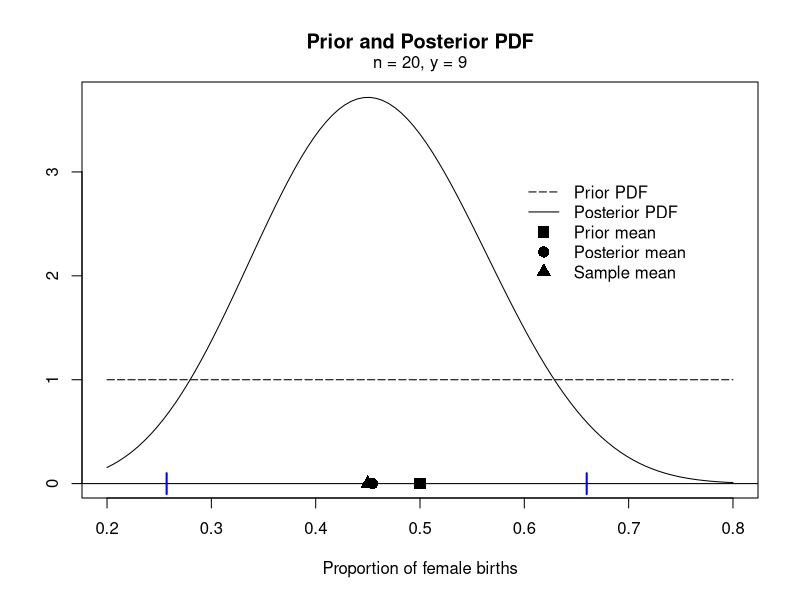
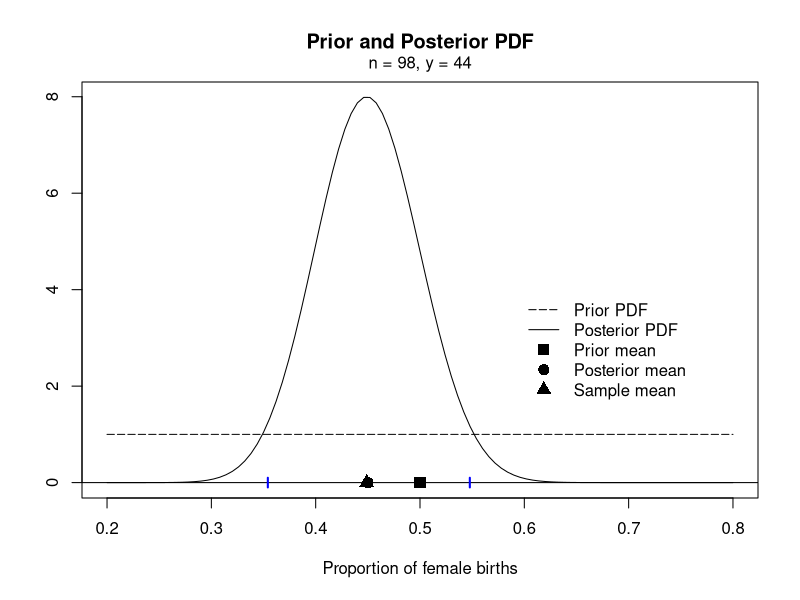
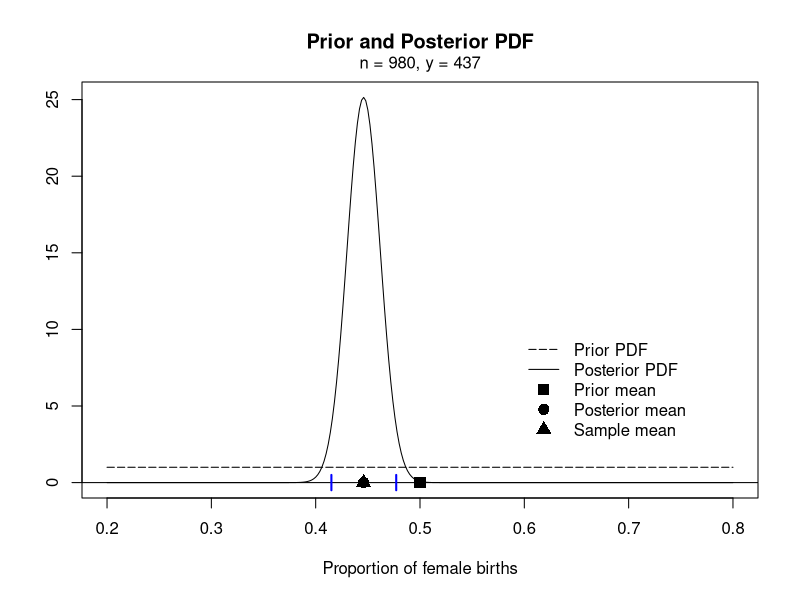

The R script that drew these images, in order:
######
###### Prior-to-posterior for a Binomial model:
######  effects of sample size
######

#### Scenario 1: n = 20, y = 9
n <- 20
y <- 9
curve(dbeta(x, y + 1, n - y + 1), 0.2, 0.8, xlab = "Proportion of female births", ylab = "",
      main = "Prior and Posterior PDF"); abline(h = 0)
curve(dbeta(x, 1, 1), add = TRUE, lty = "longdash")
title(substitute(paste("n = ", n, ", y = ", y, sep = ""), list(n = n, y = y)), line = 0.9, cex.main = 1)
points(x = c(0.5, (y + 1) / (n + 2), y/n), y = rep(0, 3), pch = c(15, 16, 17), cex = 1.5)
legend(0.6, 3, legend = c("Prior PDF", "Posterior PDF", "Prior mean", "Posterior mean", "Sample mean"),
       lty = c("longdash", "solid", NA, NA, NA), pch = c(NA, NA, 15, 16, 17), pt.cex = 1.5, bty = "n")

### 95% Credible Interval
(CI <- qbeta(c(0.025, 0.975), y + 1, n - y + 1))
segments(CI, -0.1, CI, 0.1, lwd = 2, col = "blue")

### Probability of the proportion of female births being less than 0.485
pbeta(0.485, y + 1, n - y + 1)

#### Scenario 2: n = 98, y = 44
n <- 98
y <- 44
curve(dbeta(x, y + 1, n - y + 1), 0.2, 0.8, xlab = "Proportion of female births", ylab = "",
      main = "Prior and Posterior PDF"); abline(h = 0)
curve(dbeta(x, 1, 1), add = TRUE, lty = "longdash")
title(substitute(paste("n = ", n, ", y = ", y, sep = ""), list(n = n, y = y)), line = 0.9, cex.main = 1)
points(x = c(0.5, (y + 1) / (n + 2), y/n), y = rep(0, 3), pch = c(15, 16, 17), cex = 1.5)
legend(0.6, 4, legend = c("Prior PDF", "Posterior PDF", "Prior mean", "Posterior mean", "Sample mean"),
       lty = c("longdash", "solid", NA, NA, NA), pch = c(NA, NA, 15, 16, 17), pt.cex = 1.5, bty = "n")

### 95% Credible Interval
(CI <- qbeta(c(0.025, 0.975), y + 1, n - y + 1))
segments(CI, -0.1, CI, 0.1, lwd = 2, col = "blue")

### Probability of the proportion of female births being less than 0.485
pbeta(0.485, y + 1, n - y + 1)

#### Scenario 3: n = 980, y = 437
n <- 980
y <- 437
curve(dbeta(x, y + 1, n - y + 1), 0.2, 0.8, xlab = "Proportion of female births", ylab = "",
      main = "Prior and Posterior PDF", n = 301); abline(h = 0)
curve(dbeta(x, 1, 1), add = TRUE, lty = "longdash")
title(substitute(paste("n = ", n, ", y = ", y, sep = ""), list(n = n, y = y)), line = 0.9, cex.main = 1)
points(x = c(0.5, (y + 1) / (n + 2), y/n), y = rep(0, 3), pch = c(15, 16, 17), cex = 1.5)
legend(0.6, 10, legend = c("Prior PDF", "Posterior PDF", "Prior mean", "Posterior mean", "Sample mean"),
       lty = c("longdash", "solid", NA, NA, NA), pch = c(NA, NA, 15, 16, 17), pt.cex = 1.5, bty = "n")

### 95% Credible Interval
(CI <- qbeta(c(0.025, 0.975), y + 1, n - y + 1))
segments(CI, -0.5, CI, 0.5, lwd = 2, col = "blue")

### Probability of the proportion of female births being less than 0.485
pbeta(0.485, y + 1, n - y + 1)

